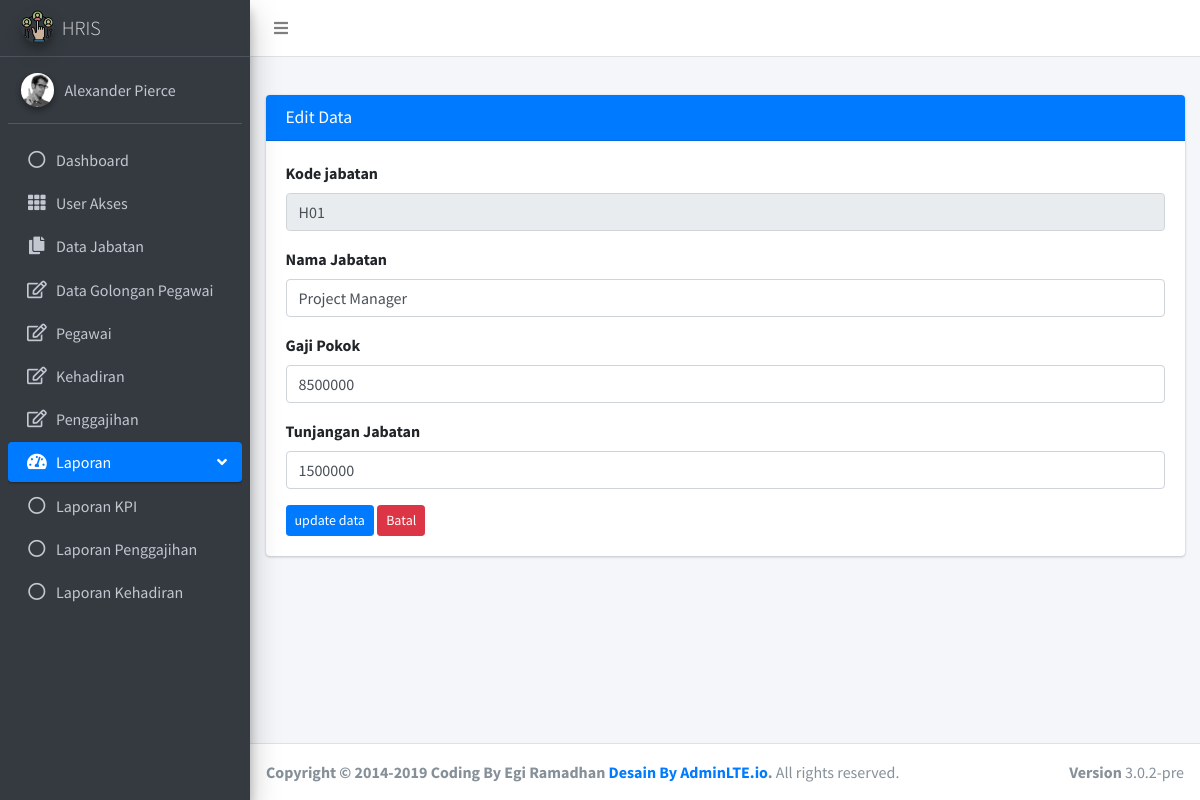
/data_jabatan.php?view=edit&id=H01 (signed in), run on the app's committed database.
### tables this page shows
CREATE TABLE `jabatan` (
  `kode_jabatan` varchar(3) NOT NULL,
  `nama_jabatan` varchar(40) DEFAULT NULL,
  `gapok` int(10) DEFAULT NULL,
  `tunjangan_jabatan` int(10) DEFAULT NULL,
  PRIMARY KEY (`kode_jabatan`)
);

### data_jabatan.php (the view, shortened to what this page needs)
<?php include "header.php"; ?>
    <?php
        $view = isset($_GET['view']) ? $_GET['view'] : null;
        switch ($view) {
            ?>
            <?php
            case 'edit':
                $sqlEdit = mysqli_query($konek, "SELECT * FROM jabatan WHERE kode_jabatan = '$_GET[id]'");
                $e = mysqli_fetch_array($sqlEdit);
            ?>
                <div class="content-wrapper">
                    <section class="content-header">
                    </section>
                    <section class="content">
                    <div class="container-fluid">
                        <div class="row">
                        <div class="col-md-12">
                            <div class="card card-primary">
                            <div class="card-header">
                                <h3 class="card-title">Edit Data</h3>
                            </div>
                            <div class="card-body">
                                <form action="aksi_jabatan.php?act=update" method="POST">
                                    <div class="form-group">
                                    <label for="exampleFormControlInput1">Kode jabatan</label>
                                    <input type="text" class="form-control" name="kodejabatan" value="<?php echo $e['kode_jabatan']; ?>" readonly>
                                    </div>
                                    <div class="form-group">
                                    <label for="exampleFormControlInput1">Nama Jabatan</label>
                                    <input type="text" class="form-control" name="namajabatan" value="<?php echo $e['nama_jabatan']; ?>">
                                    </div>
                                    <div class="form-group">
                                    <label for="exampleFormControlInput1">Gaji Pokok</label>
                                    <input type="number" class="form-control" name="gajipokok" value="<?php echo $e['gapok']; ?>">
                                    </div>
                                    <div class="form-group">
                                    <label for="exampleFormControlInput1">Tunjangan Jabatan</label>
                                    <input type="number" class="form-control" name="tunjanganjabatan" value="<?php echo $e['tunjangan_jabatan']; ?>">
                                    </div>
                                    <input type="submit" class="btn btn-primary btn-sm" value="update data">
                                    <a href="data_jabatan.php" class="btn btn-danger btn-sm">Batal</a>
                                </form>
                            </div>
                            </div>
                        </div>
                        </div>
                    </div>
                    </section>
                </div>
            <?php
        break;
        }
    ?>
<?php include "footer.php"; ?>

### data on the page
jabatan: kodejabatan "H01", namajabatan "Project Manager", gajipokok "8500000", tunjanganjabatan "1500000"
